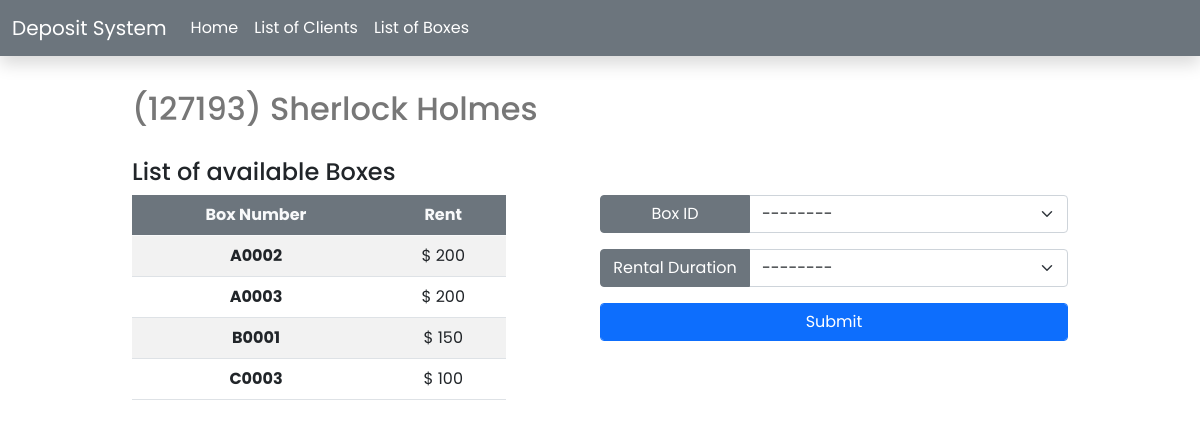
Page /clients/323d6d33-aa47-431e-b466-7ee8eea8f3b7/register-box/ on the committed database.
### main/models.py (models this page shows, shortened)
class Client(models.Model):
    id = models.UUIDField(primary_key=True, default=uuid.uuid4, editable=False)
    pic_url = models.TextField()
    client_id = models.CharField(max_length=255)
    name = models.CharField(max_length=255)
    address = models.TextField()
    email = models.EmailField()
    phone = models.CharField(max_length=20)
    hair_color = models.CharField(max_length=255)
    eye_color = models.CharField(max_length=255)
    height = models.CharField(max_length=255)
    weight = models.CharField(max_length=255)
    firm_name = models.CharField(max_length=255)
    firm_location = models.CharField(max_length=255)
    birthdate = models.DateField()

class Box(models.Model):
    id = models.UUIDField(primary_key=True, default=uuid.uuid4, editable=False)
    box_number = models.CharField(max_length=255)
    size = models.CharField(max_length=20)
    available = models.BooleanField()

### main/views.py (the view, shortened to what this page needs)
# urls.py: path('clients/<str:pk>/register-box/', views.register_box, name='register-box'),
def register_box(request, pk):
    client = Client.objects.get(id=pk)
    boxes = Box.objects.filter(available=True)
    box_rents = []
    for box in boxes:
        if 'C' in box.box_number:
            box_rents.append(100)
        elif 'A' in box.box_number:
            box_rents.append(200)
        else:
            box_rents.append(150)
    context = {
        'client': client,
        'boxes': boxes,
        'box_rents': box_rents,
    }
    return render(request, 'clients/register-box.html', context)

### templates/clients/register-box.html (shortened to what this page needs)
{% extends 'home.html' %}
{% block content %}
<h2>({{client.client_id}}) {{client.name}}</h2>
<h4>List of available Boxes</h4>
<div class="container-rb">
    <div class="container-table">
        <table class='table table-striped text-center'>
            <thead>
                <tr class="bg-secondary text-light">
                    <th scope='col'>Box Number</th>
                    <th scope='col'>Rent</th>
                </tr>
            </thead>
            <tbody>
                {% for box in boxes %}
                <tr>
                    <th scope='col' name="box_number">{{box.box_number}}</th>
                    {% for box_rent in box_rents %}
                        {% if forloop.counter == forloop.parentloop.counter %}
                            <td scope='col'>$ {{ box_rent }}</td>
                        {% endif %}
                    {% endfor %}
                </tr>
                {% endfor %}
            </tbody>
        </table>
    </div>
    <div class="container-form">
        <form method="POST" action="">
            <div class="input-group mb-3">
                <label for="box-number" class="btn btn-secondary" type="button">Box ID</label>
                <select class="form-select" name="box-number">
                    <option selected> -------- </option>
                </select>
            </div>
            <div class="input-group mb-3">
                <label class="btn btn-secondary"> Rental Duration </label>
                <select class="form-select" name="rental-duration">
                    <option selected> -------- </option>
                </select>
            </div>
            <div class="mb-3 row">
                <div class="col-sm-12">
                    <button class="form-control btn btn-primary" type="submit">Submit</button>
                </div>
            </div>
        </form>
    </div>
</div>
{% endblock %}

### templates/clients/register-box.html (style rules this page uses)
h4 { margin-top: 30px; }
.container-table { width: 40%; height: 500px; overflow: scroll; }
.container-form { width: 50%; }
.container-rb { display: flex; flex-direction: row; justify-content: space-between; width: 100%; }
form label { width: 150px; }

### templates/home.html (style rules this page uses)
* { font-family: 'Poppins', sans-serif; }
body { display: flex; flex-direction: column; justify-content: center; align-items: center; }
h2 { color: #777; }

### rows in the picture
Client: client_id "127193", name "Sherlock Holmes"
Box: box_number "A0002", box_rents "200"
Box: box_number "A0003", box_rents "200"
Box: box_number "B0001", box_rents "150"
Box: box_number "C0003", box_rents "100"
